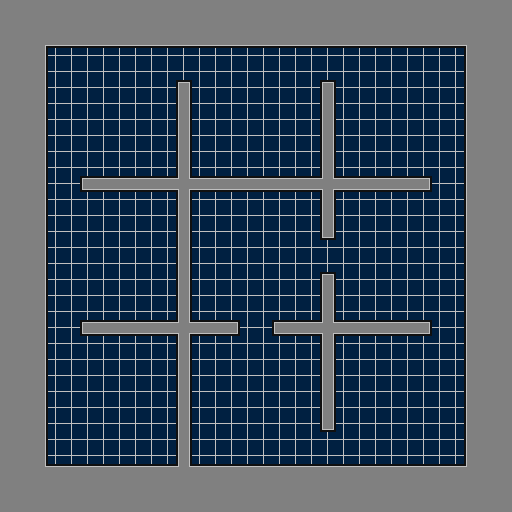

A 2D game scene composited from a Tiled map and its tileset images. What follows is a short description and the map's XML, with each tile layer's data collapsed to a summary:
An orthogonal 32x32 tile map with 16x16 px tiles, 3 tile layers (base_layer, back_layer, front_layer), 3 hidden layers not drawn, 2 tilesets.

<map version="1.2" tiledversion="1.2.1" orientation="orthogonal" renderorder="right-down" width="32" height="32" tilewidth="16" tileheight="16" infinite="0" nextlayerid="8" nextobjectid="2">
 <tileset firstgid="1" source="stage3_bg_tileset.tsx" />
 <tileset firstgid="257" source="area_tileset.tsx" />
 <layer id="1" name="base_layer" width="32" height="32" locked="1">
  <data>[1024 cells, 1024 non-empty, 1 distinct tile ids]</data>
 </layer>
 <layer id="2" name="back_layer" width="32" height="32" locked="1">
  <data>[1024 cells, 0 non-empty, 0 distinct tile ids]</data>
 </layer>
 <layer id="3" name="front_layer" width="32" height="32" locked="1">
  <data>[1024 cells, 430 non-empty, 17 distinct tile ids]</data>
 </layer>
 <layer id="5" name="object_layer" width="32" height="32" visible="0" locked="1">
  <data>[1024 cells, 23 non-empty, 23 distinct tile ids]</data>
 </layer>
 <layer id="6" name="area_layer" width="32" height="32" visible="0" locked="1">
  <data>[1024 cells, 594 non-empty, 18 distinct tile ids]</data>
 </layer>
 <layer id="7" name="connect_layer" width="32" height="32" visible="0" locked="1">
  <data>[1024 cells, 27 non-empty, 27 distinct tile ids]</data>
 </layer>
</map>
